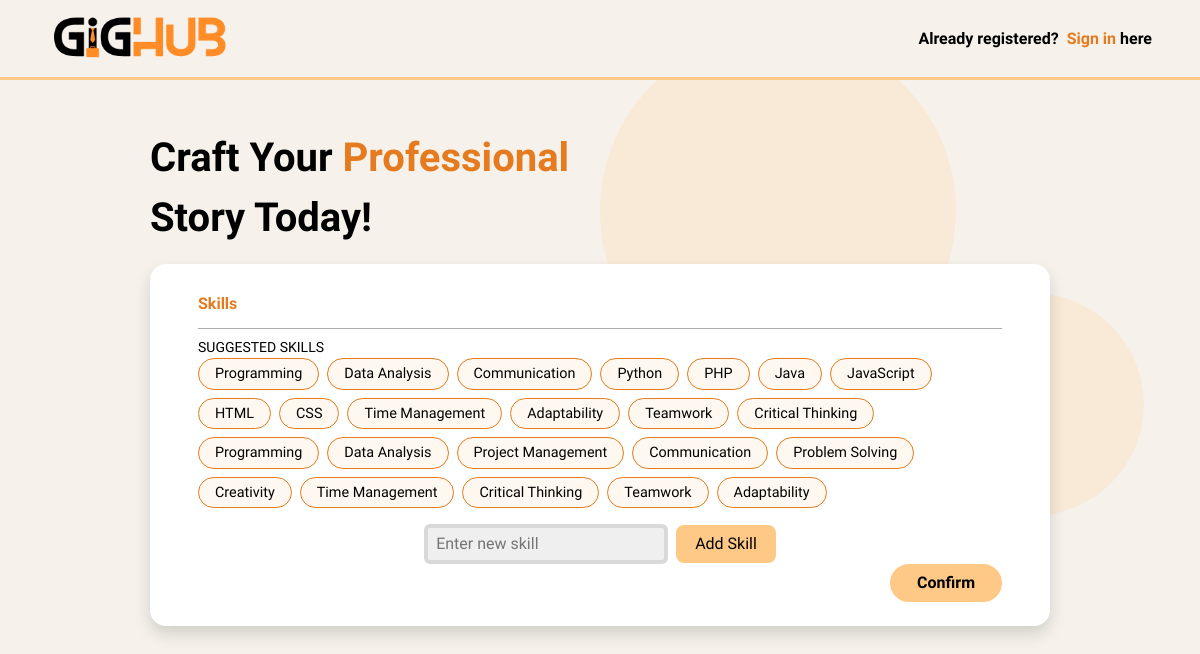
Screenshot of /register_skills/ (signed in) with the database file from the repository.
### GigHub/models.py (models this page shows)
class Skills(models.Model):
    name = models.CharField(max_length=255)
    def __str__(self) -> str:
        return f"{self.name}"

### GigHub/views.py (the view, shortened to what this page needs)
# urls.py: path('register_skills/', views.register_skills, name="register_skills"),
def register_skills(request):
    guest = checkAuth(request)
    if guest != True:
        return redirect(f"{guest}")
    if request.method == "GET":
        skills = list(Skills.objects.all())
        if len(skills) <= 20:
            template_skills = ['Programming','Data Analysis','Project Management', 'Communication','Problem Solving',
                               'Creativity','Time Management','Critical Thinking','Teamwork','Adaptability']
            skills += template_skills
        else:
            skills = Skills.objects.annotate(profile_count=Count('profile')).order_by('-profile_count')[:20]
        return render(request, "register_work.html", {'Skills':skills})

### GigHub/utils.py (called while the page is built)
def checkAuth(request):
    if request.user.is_authenticated:
        return True
    else:
        'GigHub:index'

### GigHub/templates/register_work.html (shortened to what this page needs)
{% load static %}
<!DOCTYPE html>
<html lang="en">
  <head>
    <link
      href="https://cdn.jsdelivr.net/npm/bootstrap@5.3.2/dist/css/bootstrap.min.css"
      rel="stylesheet"
    />
    <link rel="stylesheet" href="{% static 'css/register_work.css' %}" />
  </head>
  <body>
    <header
      class="d-flex align-items-center justify-content-between position-fixed top-0"
    >
      <a href="{% url 'GigHub:index' %}" class="d-flex align-items-center">
        <img src="{{ '/media/site/header_logo.png' }}" alt="logo" />
      </a>
      <a
        href="{% url 'GigHub:login' %}"
        class="register-link text-decoration-none fw-bold"
      >
        <span>Already registered?</span>
        <span class="sign-up-link">&nbsp;Sign in&nbsp;</span
        ><span>here</span></a
      >
    </header>
    <content class="d-flex flex-column gap-3 align-items-center py-5">
      <div class="cta fw-bold w-75">
        Craft Your&nbsp;<span>Professional</span><br />Story Today!
      </div>
      <form
        id="regForm"
        action="{% url 'GigHub:register_skills' %}"
        class="rounded-4 shadow py-4 px-5 d-flex flex-column align-items-center"
        method="POST"
        enctype="multipart/form-data"
        onsubmit="return false"
      >
        <label for="skills" class="w-100 form_labels fw-bold mt-1"
          >Skills</label
        >
        <div type="text" id="skills" class="px-2 pt-1 pb-2 w-100 mb-2"></div>
        <small id="suggestedSkills" class="w-100">SUGGESTED SKILLS</small>
        <div class="d-flex flex-wrap gap-2 w-100 tags_list">
          {% for skill in Skills %}
          <div class="tags rounded-pill py-1 px-3">
            {{ skill }}
          </div>
          {% endfor %}
        </div>
        <div
          class="mt-3 d-flex gap-2 flex-wrap justify-content-center align-items-center"
        >
          <input
            type="text"
            id="newTagInput"
            placeholder="Enter new skill "
            class="rounded-2 px-2 py-1"
          />
          <a id="createTagBtn" class="px-3 py-1 rounded-3 text-decoration-none">
            Add Skill
          </a>
        </div>
        <a
          class="submit-form text-decoration-none rounded-pill px-4 py-1 fw-bold align-self-end"
        >
          Confirm
        </a>
      </form>
    </content>
  </body>
</html>

### GigHub/static/css/register_work.css (style rules this page uses)
:root { --topaz: #fec887; --isabelline: #f6f2eb; --lexend: "Lexend", sans-serif; --mango-tango: #e57b1e; --earth-yellow: #ecb067; --transition-1: ease-in-out all 0.3s; --black: #000; --white: #fff; --blue: #1213e5; --gainsboro: #d9d9d9; --white-smoke: #efefef; --dark-gray: #acacac; --gray: #808080; --red: #d73d3d; }
* { box-sizing: border-box; margin: 0; padding: 0; }
body { height: calc(100vh - 5rem); width: 100%; margin-top: 5rem; font-family: var(--lexend); -webkit-user-select: none; -moz-user-select: none; -ms-user-select: none; user-select: none; color: var(--black) !important; background-color: var(--isabelline); background-image: url(/assets/bg_body.png); background-size: cover; background-repeat: repeat-y; font-size: 1rem; }
header { height: 5rem; width: 100%; z-index: 1000; border-bottom: solid 3px var(--topaz) !important; padding: 0 3rem; background-color: var(--isabelline); }
header a { height: 100%; }
header a img { height: 80%; }
header .register-link { color: var(--black); transition: var(--transition-1); height: fit-content; }
header .register-link span.sign-up-link { color: var(--mango-tango); }
content .cta { font-size: 2.5rem; width: 50%; }
content .cta span { color: var(--mango-tango); }
content form { background-color: var(--white); width: 75%; min-width: 350px; }
.form_labels { color: var(--mango-tango); }
form .submit-form { color: var(--black); cursor: pointer; background-color: var(--topaz); border: solid 3px var(--topaz); transition: var(--transition-1); }
.tags { background-color: #fec88720; border: solid 1px var(--mango-tango); cursor: pointer; transition: var(--transition-1); font-size: 0.9rem; width: fit-content; display: flex; align-items: center; gap: 0.5rem; }
#skills { border-bottom: solid 1px var(--dark-gray); display: flex; gap: 0.5rem; flex-wrap: wrap; }
#createTagBtn { cursor: pointer; background-color: var(--topaz); border: var(--topaz) solid 3px; color: var(--black); transition: var(--transition-1); }
#newTagInput { outline: none; border: solid 4px var(--gainsboro); background-color: var(--white-smoke); font-size: 1rem; }

### rows the page displays
Skills: name "Programming"
Skills: name "Data Analysis"
Skills: name "Communication"
Skills: name "Python"
Skills: name "PHP"
Skills: name "Java"
Skills: name "JavaScript"
Skills: name "HTML"
Skills: name "CSS"
Skills: name "Time Management"
Skills: name "Adaptability"
Skills: name "Teamwork"
Skills: name "Critical Thinking"

### other values shown
{{ skill }} "Programming" "Data Analysis" "Project Management" "Communication" "Problem Solving" "Creativity" "Time Management" "Critical Thinking" "Teamwork" "Adaptability"
